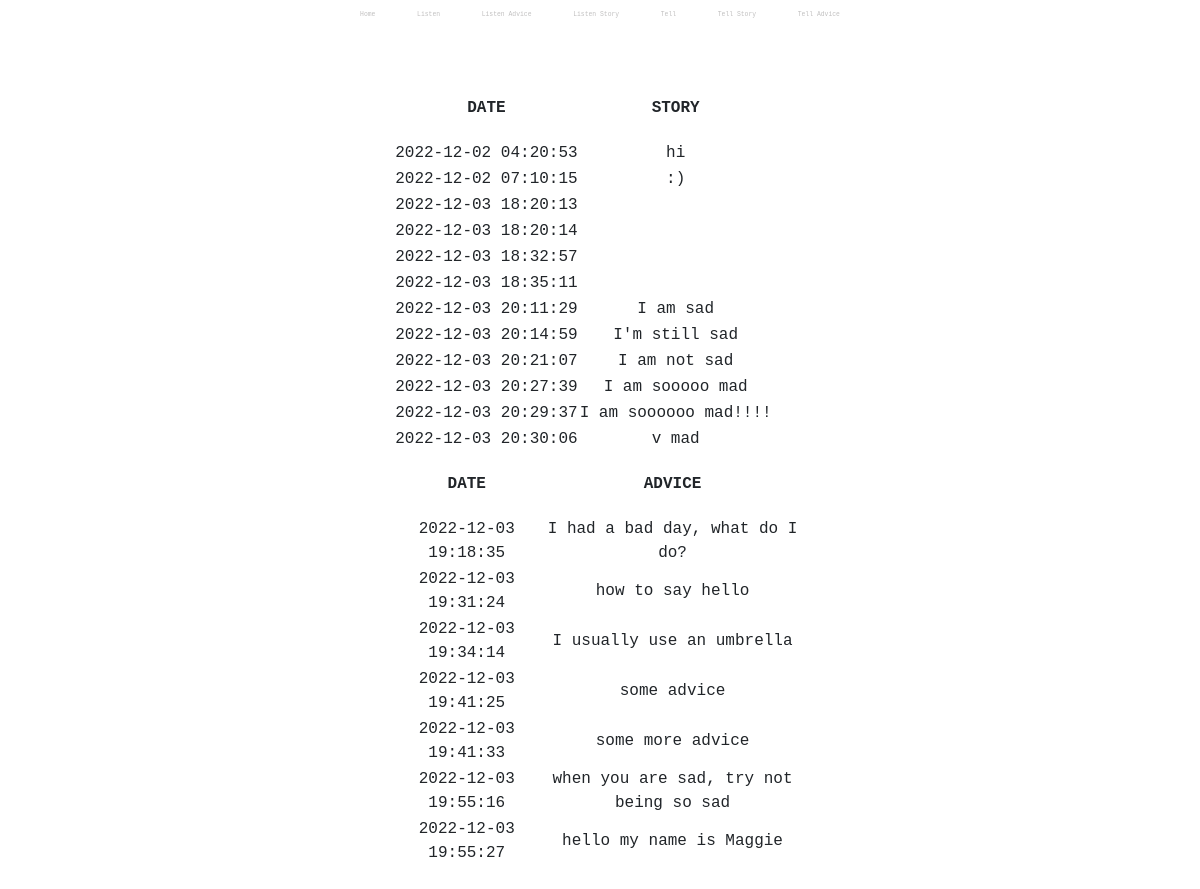
The app's page /listen, older data.
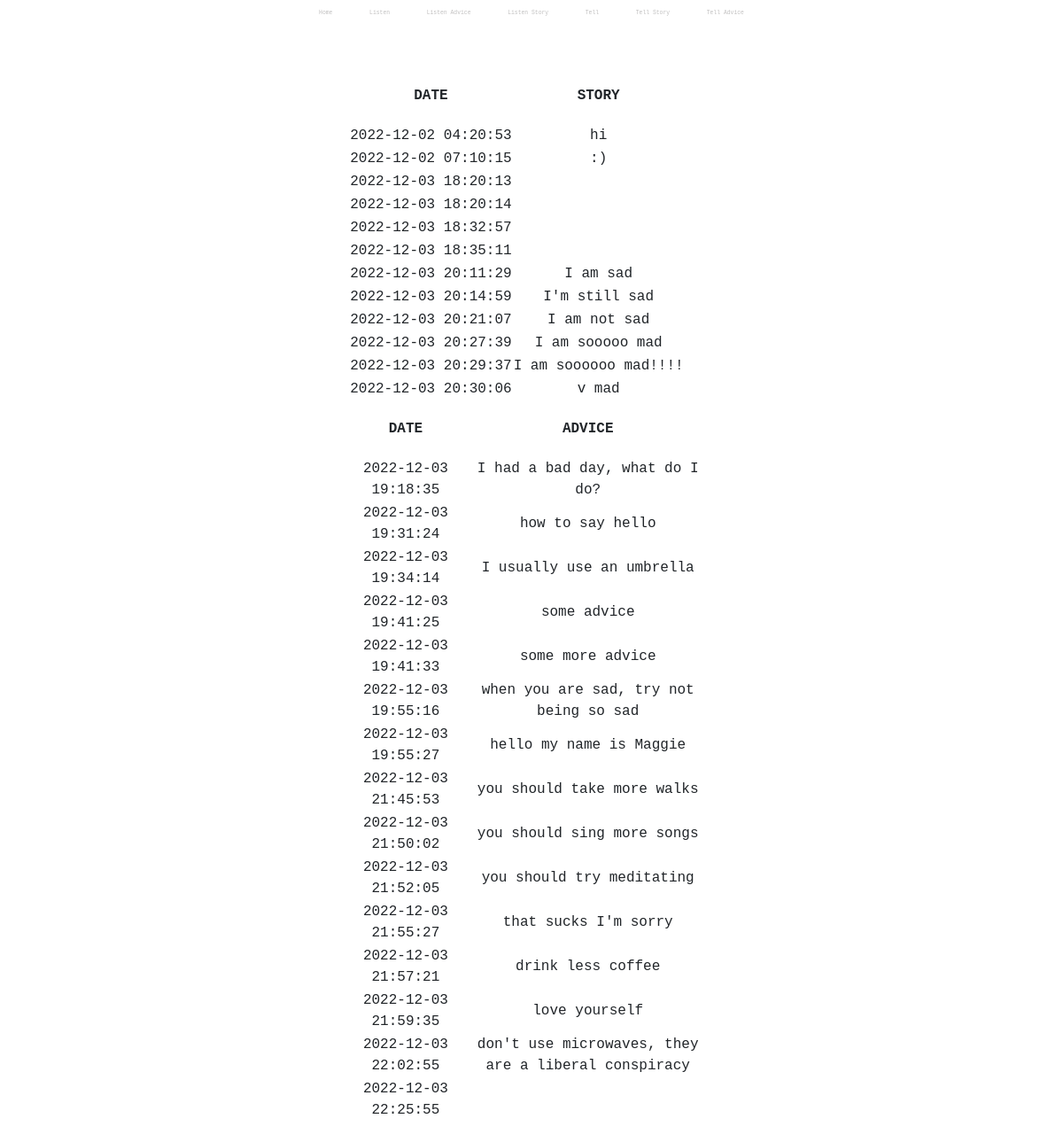
The same page, newer data.
### tables this page shows
CREATE TABLE post (
                    post_id INTEGER NOT NULL UNIQUE,
                    post_entry TEXT NOT NULL,
                    post_time DATETIME NOT NULL DEFAULT CURRENT_TIMESTAMP,
                    post_replyability text,
                    PRIMARY KEY(post_id AUTOINCREMENT)
                );

CREATE TABLE reply (
                    reply_id INTEGER NOT NULL UNIQUE,
                    post_id INTEGER,
                    reply_entry TEXT NOT NULL,
                    reply_time DATETIME NOT NULL DEFAULT CURRENT_TIMESTAMP,
                    PRIMARY KEY(reply_id AUTOINCREMENT),
                    FOREIGN KEY(post_id) REFERENCES post(post_id)
                );

### app.py (the view)
@app.route("/listen")
def listen():
    stories = db.execute("SELECT * FROM post ORDER BY post_time")
    advice = db.execute("SELECT * FROM reply ORDER BY reply_time")
    return render_template("listen.html", stories=stories, advice=advice)

### templates/listen.html (shortened to what this page needs)
{% extends "layout.html" %}
{% block main %}
<table>
    <thead>
        <tr>
        <th>DATE</th>
        <th>STORY</th>
        </tr>
    </thead>
    <tbody>
        {% for i in stories %}
        <tr>
            <td>{{ i.post_time }}</td>
            <td>{{ i.post_entry }}</td>
        </tr>
        {% endfor %}
    </tbody>
</table>
<table>
    <thead>
        <tr>
        <th>DATE</th>
        <th>ADVICE</th>
        </tr>
    </thead>
    <tbody>
        {% for i in advice %}
        <tr>
            <td>{{ i.reply_time }}</td>
            <td>{{ i.reply_entry }}</td>
        </tr>
        {% endfor %}
    </tbody>
</table>
{% endblock %}

### templates/layout.html (shortened to what this page needs)
<!DOCTYPE html>
<html lang="en">
    <head>
        <link href="https://cdn.jsdelivr.net/npm/bootstrap@5.1.3/dist/css/bootstrap.min.css" rel="stylesheet">
        <link href="/static/styles.css" rel="stylesheet">
    </head>
    <body>
        <nav>
            <a class="nav-link" href="/">Home</a>
            <a class="nav-link" href="/listen">Listen</a>
            <a class="nav-link" href="/listen_advice">Listen Advice</a>
            <a class="nav-link" href="/listen_story">Listen Story</a>
            <a class="nav-link" href="/tell">Tell</a>
            <a class="nav-link" href="/tell_story">Tell Story</a>
            <a class="nav-link" href="/tell_advice">Tell Advice</a>
        </nav>
        <main class="container-fluid py-5 text-center">
            {% block main %}{% endblock %}
        </main>
    </body>
</html>

### static/styles.css (style rules this page uses)
body { text-align: center; text-decoration: none; font-family: 'andale mono', monospace; }
a { text-decoration: none; }
nav { display: inline-block; text-decoration: none; }
.nav-link { display: inline-block; text-decoration: none; font-size: 40%; color: rgb(193, 192, 192); }
table { display: block; margin-left: auto; margin-right: auto; width: 35%; }
th { padding: 20px; }

Row changes from the older to the newer data that the page shows:
added reply: reply_time "2022-12-03 21:45:53", reply_entry "you should take more walks"
added reply: reply_time "2022-12-03 21:50:02", reply_entry "you should sing more songs"
added reply: reply_time "2022-12-03 21:52:05", reply_entry "you should try meditating"
added reply: reply_time "2022-12-03 21:55:27", reply_entry "that sucks I'm sorry"
added reply: reply_time "2022-12-03 21:57:21", reply_entry "drink less coffee"
added reply: reply_time "2022-12-03 21:59:35", reply_entry "love yourself"
added reply: reply_time "2022-12-03 22:02:55", reply_entry "don't use microwaves, they are a liberal conspiracy"
added reply: reply_time "2022-12-03 22:25:55"
